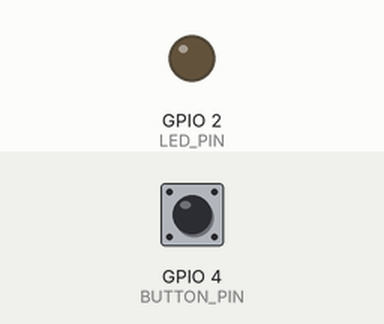
This sketch was run on a simulated ESP32. Parts: output pins drawn as LEDs (lit = HIGH). The inputs (shaded band) are chosen by the test bench; at power-on: GPIO 4 (BUTTON_PIN) HIGH. What the sketch prints to the serial monitor is not drawn.

Above: at 2.2 s.
2.3 s: GPIO 4 (BUTTON_PIN) pulled LOW for 0.15 s
At 3.1 s:
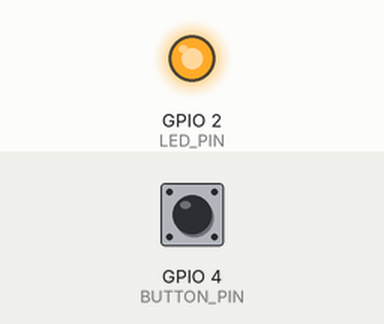
3.9 s: GPIO 4 (BUTTON_PIN) pulled LOW for 1 s
At 4.3 s:
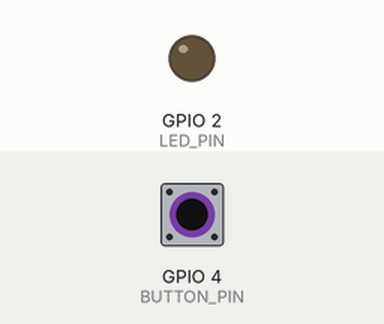
6.4 s: GPIO 4 (BUTTON_PIN) pulled LOW for 3.2 s
At 7.4 s:
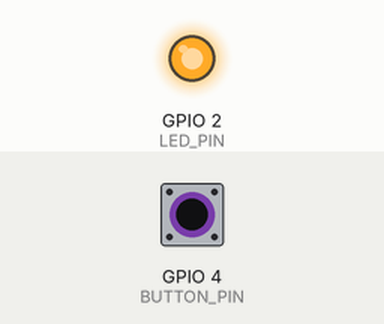
Timing chart, 0 to 9.4 s (numbered marks = the images above; inputs shaded):
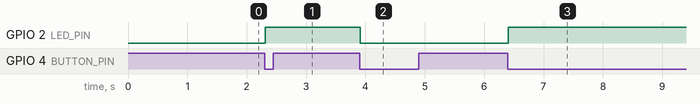

The sketch:

09_External_Interrupt.ino
```cpp
/*
 * ESP32 教程系列 09：外部中断 - 用按键触发事件
 *
 * 学习目标：
 * 1. 理解什么是中断、中断服务函数（ISR）和“异步”处理
 * 2. 学会使用 attachInterrupt() 配置 ESP32 的外部中断
 * 3. 理解 volatile 关键字的作用，以及为什么中断里要慎用 delay/Serial
 * 4. 掌握机械按键的硬件消抖和软件消抖基本思路
 *
 * 前置知识：
 * - 已完成教程 02《数字输入与按键》，了解 pinMode(INPUT_PULLUP) 和 digitalRead()
 * - 已完成教程 04《读取模拟量》，了解程序是顺序执行的
 *
 * 硬件连接：
 * - LED 正极 → ESP32 GPIO2，LED 负极 → 330Ω 电阻 → GND
 * - 按键一端 → ESP32 GPIO4，按键另一端 → GND
 *
 * 为什么要用 INPUT_PULLUP（内部上拉）？
 * 按键没有按下时，GPIO4 通过 ESP32 内部的一个大电阻被拉到 3.3V，读取为高电平 HIGH。
 * 按键按下时，GPIO4 直接接到 GND，读取为低电平 LOW。
 * 这样只需要两根线连接按键（GPIO4 和 GND），不用外接上拉电阻，接线更简单。
 * 如果不启用上拉，按键未按下时引脚悬空，电平会飘忽不定，造成误判。
 *
 * 关键概念解释：
 * - 中断（Interrupt）：CPU 正在执行主程序时，如果某个事件（比如按键按下）
 *   发生，CPU 会“暂停”当前任务，转去执行一段专门的处理代码，处理完再回来继续
 *   执行原来的任务。这个机制让紧急事件得到及时响应。
 * - 中断服务函数（ISR，Interrupt Service Routine）：中断发生时自动调用的函数。
 *   也叫“中断处理程序”。它要尽量简短、快速执行，不能阻塞。
 * - 异步：主程序不需要一直轮询按键状态，按键按下的时刻会“通知”CPU。
 *   这和“同步轮询”正好相反，可以节省 CPU 资源。
 * - 轮询（Polling）：主程序反复用 digitalRead() 读取按键状态。简单但浪费 CPU，
 *   如果主循环里有长时间 delay，可能错过按键动作。
 * - 触发模式（Interrupt Mode）：决定中断在什么时刻发生：
 *   * RISING：上升沿触发，从 LOW 变为 HIGH 的瞬间触发一次。
 *   * FALLING：下降沿触发，从 HIGH 变为 LOW 的瞬间触发一次。
 *   * CHANGE：电平变化触发，上升沿和下降沿都会触发。
 *   * HIGH：高电平持续触发（ESP32 部分引脚支持，通常少用）。
 *   * LOW：低电平持续触发（ESP32 部分引脚支持，通常少用）。
 * - 消抖（Debouncing）：机械按键按下/松开时，金属触点会快速抖动几次，
 *   导致电平在短时间内反复变化。如果不处理，一次按键可能被识别成多次。
 *   解决方法有硬件消抖（并联电容）和软件消抖（延时或记录时间戳）。
 * - volatile 关键字：告诉编译器“这个变量可能会在意想不到的地方被修改”，
 *   不要对它做优化。中断服务函数和主循环会共享变量，必须加 volatile，
 *   否则主循环可能永远读不到中断里更新的值。
 * - IRAM_ATTR：一个编译器属性，告诉编译器把这个函数放到 ESP32 的 IRAM
 *   （指令 RAM）中执行。Flash 读取可能较慢，中断要求快速响应，放在 IRAM
 *   可以减少延迟。ESP32 的中断服务函数通常都要加 IRAM_ATTR。
 * - IRAM：ESP32 内部的高速 RAM，用来存放需要快速执行的代码。普通代码放在
 *   Flash 中，读取速度比 IRAM 慢。
 * - noInterrupts() / interrupts()：分别用于关闭和打开全局中断。在修改被中断
 *   共享的变量时，先关闭中断可以防止 ISR 突然插入导致数据不一致。
 */

#define LED_PIN     2
#define BUTTON_PIN  4

// 按键按下标志位。中断服务函数把它设为 true，主循环检测到后处理。
// 必须加 volatile，因为中断里会修改它。
volatile bool buttonPressed = false;

// 中断计数器。记录按键中断触发的总次数，用来观察消抖效果。
// unsigned long 是无符号长整型，范围很大，适合计数。
volatile unsigned long interruptCount = 0;

// 上一次触发的时间戳，用于软件消抖。
// 单位是毫秒，记录上一次真正处理按键动作的时刻。
volatile unsigned long lastDebounceTime = 0;

// 消抖间隔。机械按键的抖动通常在 20~50 毫秒内结束，
// 这里设为 200 毫秒，既过滤掉抖动，又保证用户连续按键能被识别。
const unsigned long DEBOUNCE_DELAY = 200;

// 中断服务函数（ISR）。
// 当 GPIO4 的电平出现 FALLING（下降沿）时，这个函数会被硬件自动调用。
// 函数名可以自取，但参数和返回值都必须是 void。
void IRAM_ATTR onButtonPress() {
  // IRAM_ATTR 表示把这个函数放在 IRAM 中执行，减少中断响应延迟。

  // 获取当前时间。millis() 返回程序启动以来的毫秒数，不会受 delay 影响。
  unsigned long now = millis();

  // 软件消抖：如果距离上次处理的时间小于 DEBOUNCE_DELAY，就忽略这次触发。
  // 这是最简单的消抖策略，适合大多数情况。
  if (now - lastDebounceTime < DEBOUNCE_DELAY) {
    return;
  }
  lastDebounceTime = now;

  // 中断里只做最少的工作：设置标志位和计数。
  // 不要在这里做 digitalWrite、Serial.print、delay 等耗时或可能阻塞的操作。
  buttonPressed = true;
  interruptCount++;
}

void setup() {
  Serial.begin(115200);
  delay(1000);
  Serial.println("================================");
  Serial.println("ESP32 教程 09：外部中断");
  Serial.println("================================");

  // 初始化 LED 引脚为输出模式。
  pinMode(LED_PIN, OUTPUT);
  digitalWrite(LED_PIN, LOW);

  // 初始化按键引脚为输入上拉模式。
  // 按键未按下时为 HIGH，按下时为 LOW。
  pinMode(BUTTON_PIN, INPUT_PULLUP);

  // attachInterrupt(pin, ISR, mode) 把外部中断绑定到指定引脚：
  // - pin：引脚编号。用 digitalPinToInterrupt(BUTTON_PIN) 转换成中断号。
  // - ISR：中断服务函数名，这里是我们自己写的 onButtonPress。
  // - mode：触发模式，这里用 FALLING，即 HIGH → LOW 的瞬间触发。
  //
  // 为什么用 FALLING？
  // 因为按键使用了内部上拉，未按下时是 HIGH，按下时变成 LOW。
  // 按下瞬间是下降沿，所以用 FALLING 最合适。
  // 如果用 RISING，则会在松开时触发；如果用 CHANGE，按下和松开都会触发。
  attachInterrupt(digitalPinToInterrupt(BUTTON_PIN), onButtonPress, FALLING);

  Serial.println("按下按键会触发中断，LED 会切换状态");
}

void loop() {
  // 检查中断标志。如果中断服务函数把 buttonPressed 设为 true，
  // 主循环就在这里处理具体逻辑。
  if (buttonPressed) {
    // 先关闭全局中断，防止在读取/修改变量时 ISR 又插入，造成数据不一致。
    // 这在多字节变量或结构体共享时尤其重要。
    noInterrupts();
    buttonPressed = false;
    unsigned long count = interruptCount;
    interrupts();

    // 中断里不做打印，主循环里做。Serial.print 可能阻塞，不适合放在 ISR 中。
    Serial.print("按键中断触发！累计次数：");
    Serial.println(count);

    // 切换 LED 状态。
    // digitalRead(LED_PIN) 读取当前电平，取反后再写回去，实现亮灭切换。
    digitalWrite(LED_PIN, !digitalRead(LED_PIN));
  }

  // 主循环可以做其他事情。这里用 delay(100) 模拟一个周期性任务，
  // 同时也证明：即使主循环在 delay，外部中断仍然能及时响应。
  delay(100);
}

/*
 * 故障排查：
 * 1. 按一次按键 LED 切换多次：
 *    - 这是典型的按键抖动现象。检查 DEBOUNCE_DELAY 是否设置得太小。
 *    - 也可以尝试在按键两端并联一个 0.1uF 电容做硬件消抖。
 * 2. 按键没有反应：
 *    - 检查按键是否接在 GPIO4 和 GND 之间，有没有接反或虚焊。
 *    - 检查 attachInterrupt 的引脚是否支持外部中断（ESP32 几乎所有 GPIO 都支持）。
 *    - 检查触发模式是否选对：FALLING 要求按下时是下降沿。
 * 3. 串口打印次数比实际按键多：
 *    - 可能是中断触发模式设为 CHANGE 了，按下和松开都会计数。
 *    - 也可能是按键接线不稳，导致电平反复跳动。
 * 4. 程序崩溃或重启：
 *    - 检查 ISR 里是否调用了 delay、Serial.print、malloc 等不允许的函数。
 *    - 检查是否对共享变量加了 volatile 保护。
 *
 * 扩展练习：
 * 1. 把触发模式改成 CHANGE，分别统计按下和松开的次数。
 * 2. 用 micros() 实现更精确的软件消抖。
 * 3. 用外部中断读取旋转编码器，理解 A/B 相脉冲的编码原理。
 * 4. 尝试把 LED 状态也做成 volatile 变量，在中断里直接切换 LED，
 *    观察这样做和主循环处理有什么区别。
 */
```

Measured:
- after the input at 2.3 s, GPIO 2 (LED_PIN): LOW → HIGH at once
- after the input at 3.9 s, GPIO 2 (LED_PIN): HIGH → LOW at once
- after the input at 6.4 s, GPIO 2 (LED_PIN): LOW → HIGH at once
